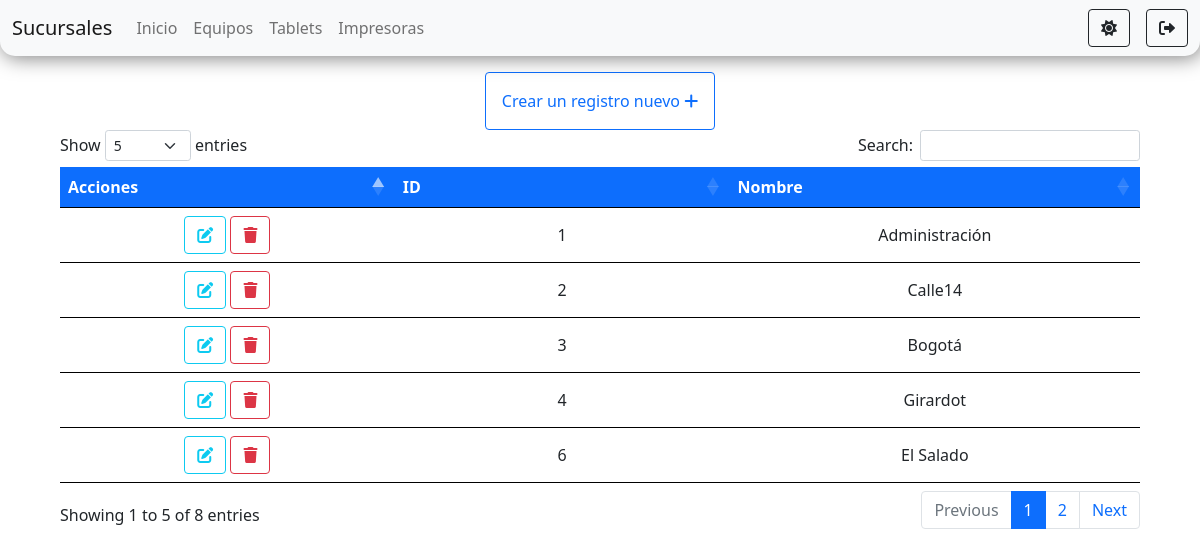
Page /components/addElements/sucursal.php (signed in) on the committed database.
### tables this page shows
CREATE TABLE `sucursal` (
  `id` int(11) NOT NULL,
  `nombre` varchar(100) NOT NULL,
  `estado` varchar(100) DEFAULT NULL
);

### tables/tables.php (called while the page is built, shortened)
<?php
    $sucursales = "SELECT * FROM sucursal";
    $sucursal= $connection->query($sucursales);
?>

### components/addElements/sucursal.php (the view, shortened to what this page needs)
<?php
    require_once('../../connection/connection.php');
    require_once('../../tables/tables.php');
?>
<!doctype html>
<html lang="es">
<head>
    <link rel="stylesheet" href="https://cdnjs.cloudflare.com/ajax/libs/font-awesome/6.0.0-beta2/css/all.min.css" />
    <link href="https://cdn.jsdelivr.net/npm/bootstrap@5.1.2/dist/css/bootstrap.min.css" rel="stylesheet"
>
    <link rel="stylesheet" href="https://cdn.datatables.net/1.11.3/css/dataTables.bootstrap5.min.css">
    <link rel="stylesheet" href="../../styles/styles.css">
</head>
<body id="body">
    <nav class="navbar navbar-expand-lg navbar-light bg-light" id="navbar">
        <div class="container-fluid">
            <a class="navbar-brand" href="#">Sucursales</a>
            <div class="collapse navbar-collapse" id="navbarSupportedContent">
                <ul class="navbar-nav me-auto mb-2 mb-lg-0">
                <li class="nav-item">
                        <a class="nav-link" href="../../index.php">Inicio</a>
                    </li>
                    <li class="nav-item">
                        <a class="nav-link" href="../../pages/equipos/equipos.php">Equipos</a>
                    </li>
                    <li class="nav-item">
                        <a class="nav-link" href="../../pages/tablets/tablets.php">Tablets</a>
                    </li>
                    <li class="nav-item">
                        <a class="nav-link" href="../../pages/impresoras/impresoras.php">Impresoras</a>
                    </li>
                </ul>
                <div class="d-flex">
                    <button class="btn me-3 btn-outline-dark" id="btn-oscuro" onclick="onModoOscuro()"  title="Modo oscuro"><i class="fas fa-sun"></i></button>
                    <a href="../../components/router.php?page=logout" class="btn btn-outline-dark" id="btn-salir" title="Salir"><i class="fas fa-sign-out-alt"></i></a>
                </div>
            </div>
        </div>
    </nav>
    <div class="container-fluid d-flex flex-column align-items-center mt-3">
        <a onclick="addSucursal()" class="btn btn-outline-primary p-3">Crear un registro nuevo <i class='fas fa-plus' ></i></a>
        <div class="tabla">
            <table id="equipos" class="table text-center mt-4">
                <thead>
                    <tr class="bg-primary text-white">
                        <th>Acciones</th>
                        <th scope="col">ID</th>
                        <th scope="col">Nombre</th>
                    </tr>
                </thead>
                <tbody>
                    <?php
                        if($sucursal ->num_rows>0){
                            while($row = $sucursal ->fetch_assoc()){
                    ?>
                    <tr>
                        <td>
                            <a onclick="editSucursal(<?php echo $row['id']  ?>, '<?php echo $row['nombre'] ?>')"  class="btn btn-outline-info"><i class="fas fa-edit"></i></a>
                            <a  onclick="deleteSucursal('<?php echo $row['id']?>', '<?php echo $row['nombre'] ?>')" class="btn btn-outline-danger"><i class="fas fa-trash"></i></a>
                        </td>
                        <td><?php echo $row['id']  ?></td>
                        <td><?php echo $row['nombre'] ?></td>
                    </tr>
                    <?php }} ?>
                </tbody>
            </table>
        </div>
    </div>
</body>
</html>

### styles/styles.css (style rules this page uses)
body { min-height: 100vh; }
#navbar { box-shadow: 2px 2px 20px rgb(0 0 0 / 50%); border-bottom-left-radius: 15px; border-bottom-right-radius: 15px; }
.tabla { height: 85vh; width: 90vw; overflow-x: scroll; }
td { min-width: 100px !important; }
tr { border-bottom: 3px solid black; vertical-align: middle; }

### rows in the picture
sucursal: id "1", nombre "Administración"
sucursal: id "2", nombre "Calle14"
sucursal: id "3", nombre "Bogotá"
sucursal: id "4", nombre "Girardot"
sucursal: id "6", nombre "El Salado"
